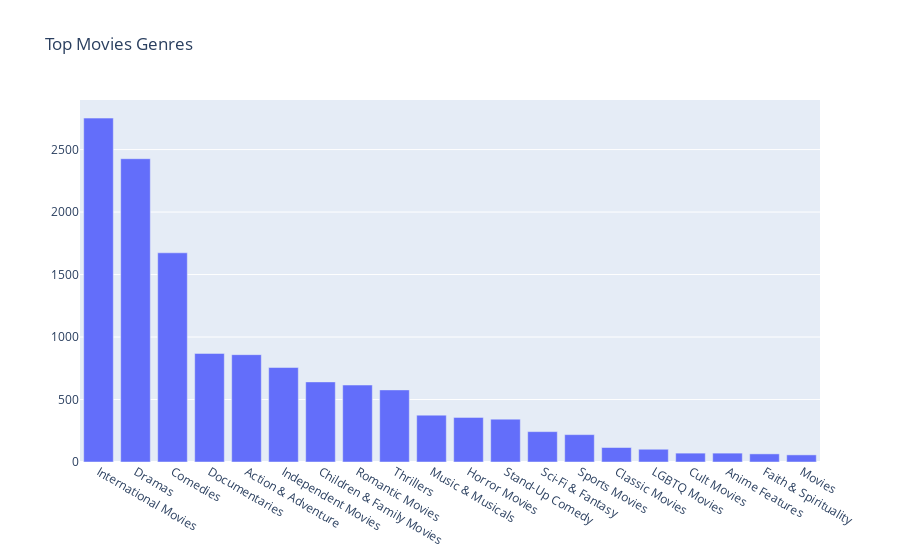
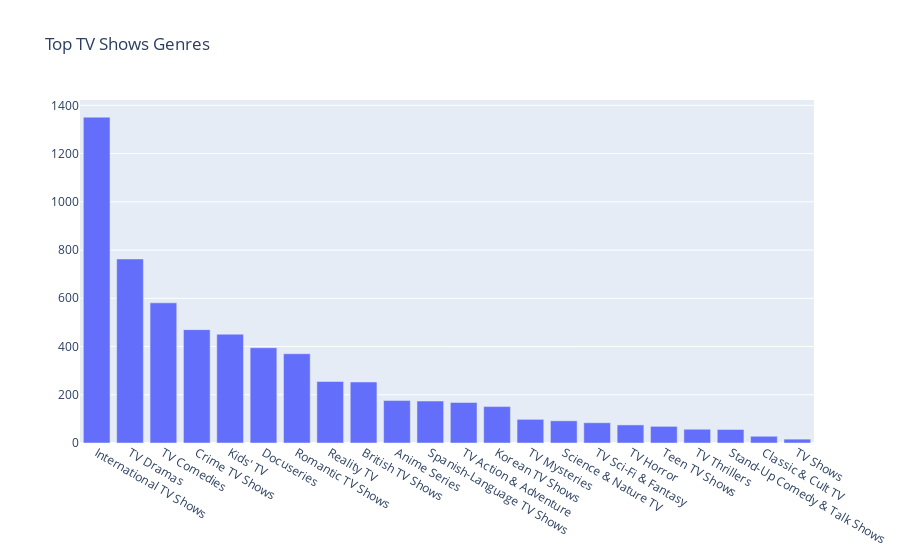

Notebook source saved alongside these figures, in order:
### Code cell
from sklearn.preprocessing import MultiLabelBinarizer

# 定義函數：將多標籤進行二元轉換
def calculate_mlb(series):
    mlb = MultiLabelBinarizer()
    mlb_df = pd.DataFrame(mlb.fit_transform(series), columns=mlb.classes_, index=series.index)
    return mlb_df

def genres(df, title='Top ones'):
    genres_df = calculate_mlb(df['movie_genre'])
    tdata = genres_df.sum().sort_values(ascending=False) # 計算每個類別的出現次數，並進行排序
    
    fig = go.Figure()
    fig.add_trace(go.Bar(
        x=tdata.index,
        y=tdata.values,
    ))
    fig.update_xaxes(categoryorder='total descending')
    fig.update_layout(title=title)
    fig.show()

# 分別對電影和電視劇進行類型趨勢分析    
genres(movie_df, title='Top Movies Genres')
genres(show_df, title='Top TV Shows Genres')

### Figure 1 — Plotly figure (JSON) as saved in the notebook; plotly's stock layout.template omitted (floating-point values rounded to 4 significant figures)
{"data": [{"type": "bar", "x": ["International Movies", "Dramas", "Comedies", "Documentaries", "Action & Adventure", "Independent Movies", "Children & Family Movies", "Romantic Movies", "Thrillers", "Music & Musicals", "Horror Movies", "Stand-Up Comedy", "Sci-Fi & Fantasy", "Sports Movies", "Classic Movies", "LGBTQ Movies", "Cult Movies", "Anime Features", "Faith & Spirituality", "Movies"], "y": [2752, 2427, 1674, 869, 859, 756, 641, 616, 577, 375, 357, 343, 243, 219, 116, 102, 71, 71, 65, 57]}], "layout": {"title": {"text": "Top Movies Genres"}, "xaxis": {"categoryorder": "total descending"}}}

### Figure 2 — Plotly figure (JSON) as saved in the notebook; plotly's stock layout.template omitted (floating-point values rounded to 4 significant figures)
{"data": [{"type": "bar", "x": ["International TV Shows", "TV Dramas", "TV Comedies", "Crime TV Shows", "Kids' TV", "Docuseries", "Romantic TV Shows", "Reality TV", "British TV Shows", "Anime Series", "Spanish-Language TV Shows", "TV Action & Adventure", "Korean TV Shows", "TV Mysteries", "Science & Nature TV", "TV Sci-Fi & Fantasy", "TV Horror", "Teen TV Shows", "TV Thrillers", "Stand-Up Comedy & Talk Shows", "Classic & Cult TV", "TV Shows"], "y": [1351, 763, 581, 470, 451, 395, 370, 255, 253, 176, 174, 168, 151, 98, 92, 84, 75, 69, 57, 56, 28, 16]}], "layout": {"title": {"text": "Top TV Shows Genres"}, "xaxis": {"categoryorder": "total descending"}}}
